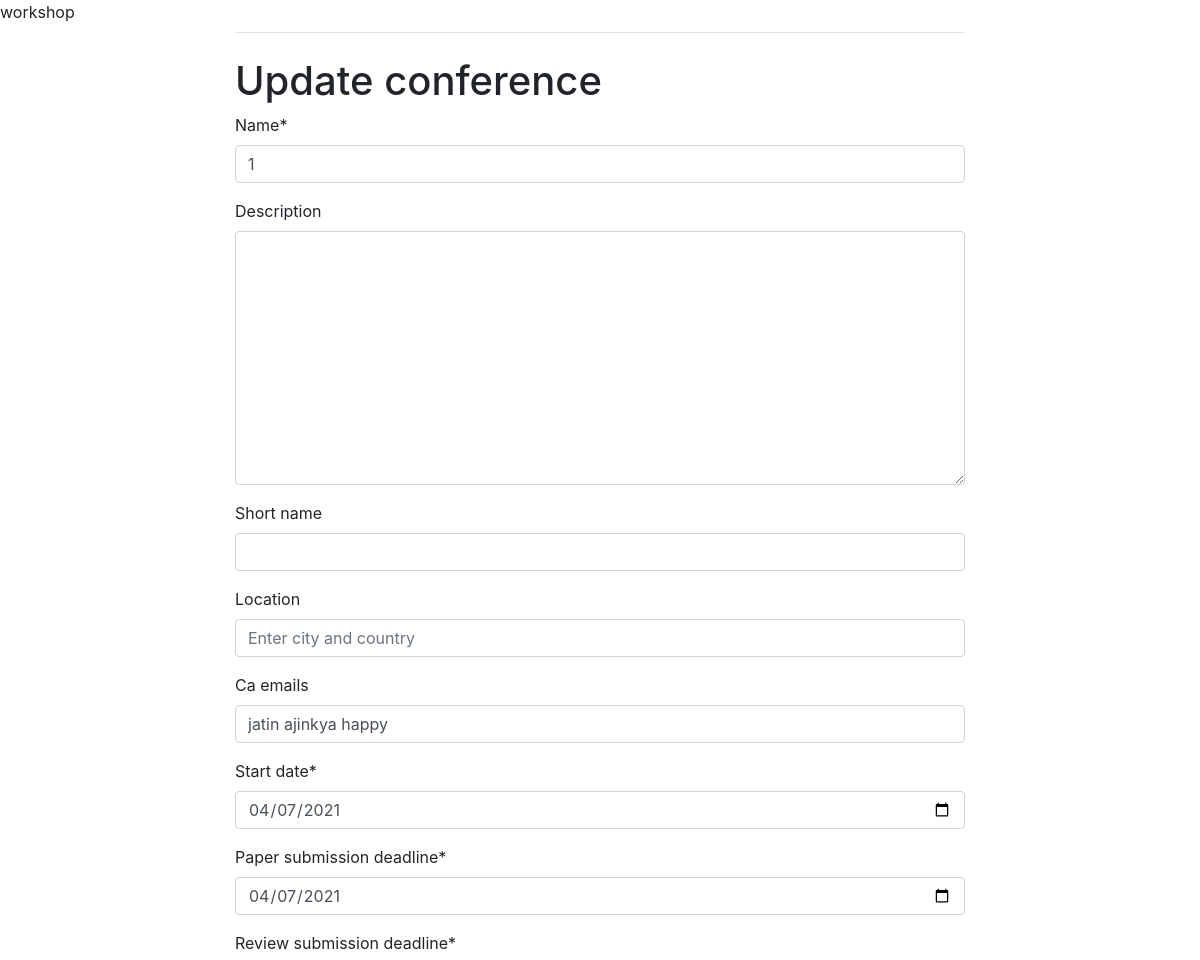
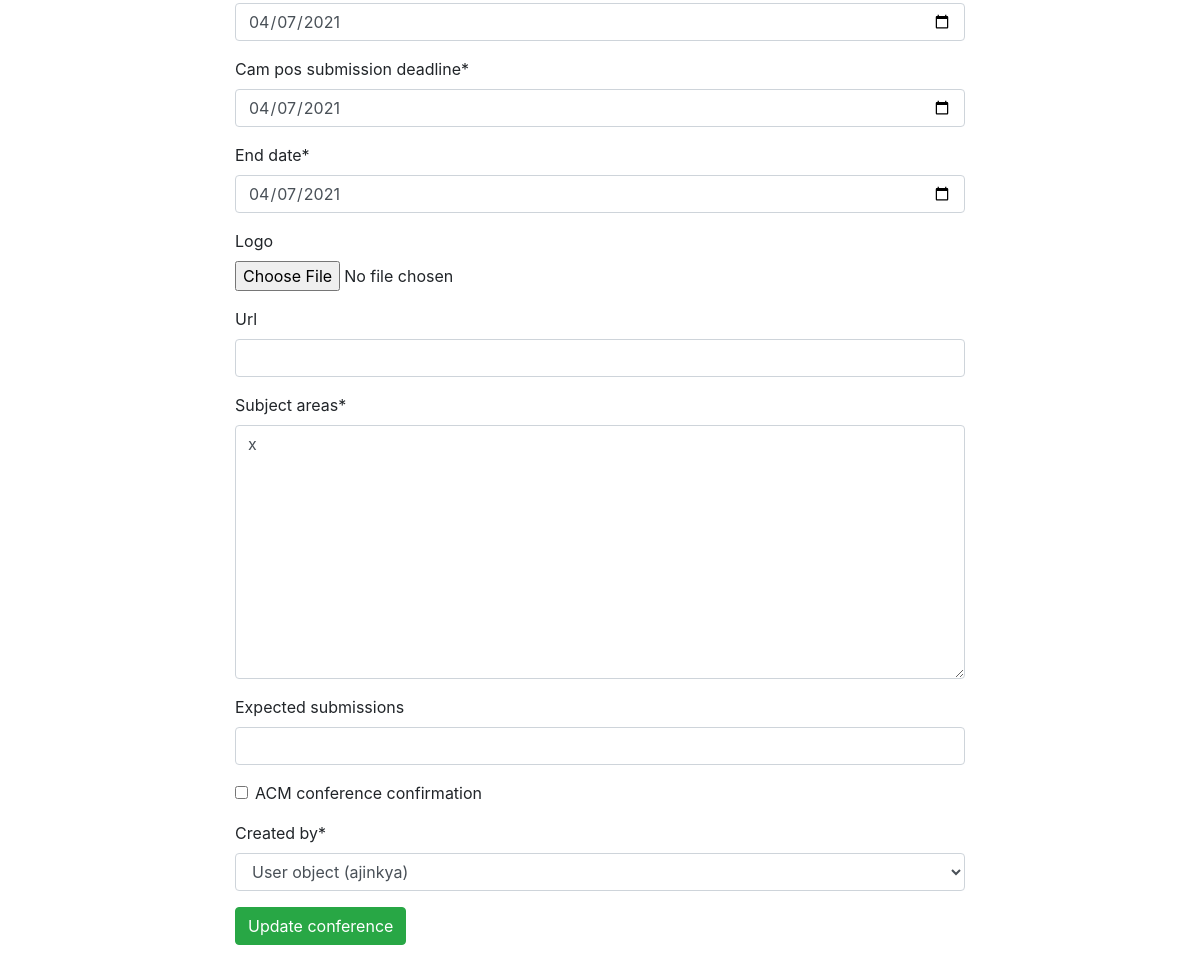
Screenshot of /conference/update_conference/1 with the database file from the repository (2 pictures, top to bottom).
### conference/models.py (models this page shows, shortened)
class ConferenceInfo(models.Model):
    name = models.CharField(primary_key=True, max_length=250)
    description = models.TextField(blank=True)
    short_name = models.CharField(blank=True, max_length=125)
    location = models.CharField(blank=True, max_length=250)
    created_at = models.DateTimeField(auto_now_add=True, null=True)
    ca_emails = models.TextField(blank=True)
    start_date = models.DateTimeField(null=True)
    paper_submission_deadline = models.DateTimeField(null=True)
    review_submission_deadline = models.DateTimeField(null=True)
    cam_pos_submission_deadline = models.DateTimeField(null=True)
    end_date = models.DateTimeField(null=True)
    logo = models.ImageField(null=True, blank=True)
    url = models.URLField(null=True, blank=True)
    subject_areas = models.TextField(max_length=200)
    expected_submissions = models.IntegerField(blank=True, null=True)
    is_valid = models.BooleanField(default=False)  # assigned by portal admin
    ACM_conference_confirmation = models.BooleanField(default=False)
    class Meta:
        abstract = True

class Conference(ConferenceInfo):
    created_by = models.ForeignKey(
        User, on_delete=models.CASCADE, related_name='created_by')
    ca = models.ManyToManyField(
        User, related_name='ca')  # conference admins

### conference/views.py (the view, shortened to what this page needs)
# urls.py: path('update_conference/<name>',
def update_conference(request, name):
    is_logged_in = utils.check_login(request)
    if request.method == "GET":
        conf = conference_dao.get_conference_by_name(name)
        form = ConferenceForm(instance=conf)
        return render(request, "update_conference.html", {"is_logged_in": is_logged_in, "form": form})

### conference/forms.py (shortened to what this page needs)
class ConferenceForm(forms.ModelForm):
    class Meta:
        model = Conference
        exclude = ['is_valid', 'ca']
        widgets = form_widgets

### accounts/utils.py (called while the page is built)
def check_login(request):
    if request.COOKIES.get('password'):
        return True
    return False

### conference/data_access_layer.py (called while the page is built)
def get_conference_by_name(name):
    return models.Conference.objects.get(name=name)

### conference/templates/update_conference.html (shortened to what this page needs)
workshop{% extends 'base.html' %}
{% load crispy_forms_tags %}
{% block content %}
  <h1 class="mt-2">Update conference</h1>
  <form method="post">
    {{ form|crispy }}
    <button type="submit" class="btn btn-success">Update conference</button>
  </form>
{% endblock %}

### rows the page displays
Conference: name "1", ca_emails "jatin ajinkya happy", start_date "04/07/2021", paper_submission_deadline "04/07/2021", review_submission_deadline "04/07/2021", cam_pos_submission_deadline "04/07/2021", end_date "04/07/2021", subject_areas "x", created_by "User object (ajinkya)"
